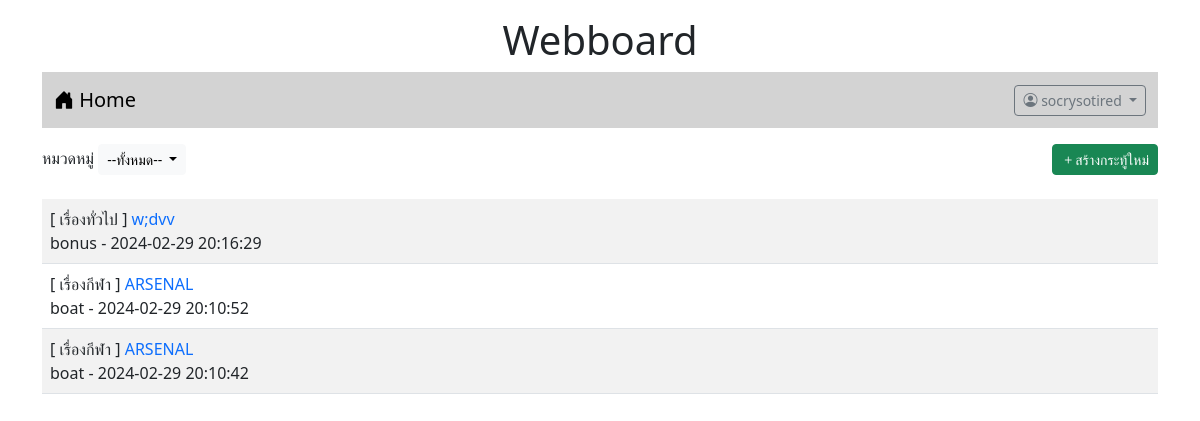
The page /index.php (signed in) on the database its author committed.
### tables this page shows
CREATE TABLE `post` (
  `id` int(11) NOT NULL,
  `title` varchar(128) NOT NULL,
  `content` varchar(2048) NOT NULL,
  `post_date` datetime NOT NULL,
  `cat_id` int(11) NOT NULL,
  `user_id` int(11) NOT NULL
);

CREATE TABLE `category` (
  `id` int(11) NOT NULL,
  `name` varchar(32) NOT NULL
);

CREATE TABLE `user` (
  `id` int(11) NOT NULL,
  `login` varchar(32) NOT NULL,
  `password` varchar(64) NOT NULL,
  `name` varchar(64) NOT NULL,
  `gender` char(1) NOT NULL,
  `email` varchar(32) NOT NULL,
  `role` char(1) NOT NULL
);

### index.php (the view, shortened to what this page needs)
<!DOCTYPE html>
<html lang="en">
<head>
    <link href="https://cdn.jsdelivr.net/npm/bootstrap@5.3.0-alpha1/dist/css/bootstrap.min.css" rel="stylesheet">
    <link rel="stylesheet" href="https://cdn.jsdelivr.net/npm/bootstrap-icons@1.10.3/font/bootstrap-icons.css">
</head>
<body>
    <div class="container">
    <h1 style="text-align: center;" class="mt-3">Webboard</h1>
    <?php include "nav.php"; ?>
    <div class="mt-3 d-flex justify-content-between">
        <div>
            <label>หมวดหมู่</label>
            <span class="dropdown">
                <button class="btn btn-light dropdown-toggle btn-sm"
                 type="button" id ="Button2" data-bs-toggle="dropdown"
                  aria-expanded="false">--ทั้งหมด--
                </button>
            </span>
        </div>
        <div><a href="newpost.php" class="btn btn-success btn-sm">
            <i class="bi bi-plus"></i>สร้างกระทู้ใหม่
        </a></div>
    </div>
    <table class="table table-striped mt-4">
        <?php
        $conn=new PDO("mysql:host=localhost;dbname=webboard;charset=utf8", "root", "");
        $sql="SELECT t3.name,t1.title,t1.id,t2.login,t1.post_date FROM post as t1
        INNER JOIN user as t2 ON (t1.user_id=t2.id)
        INNER JOIN category as t3 ON (t1.cat_id=t3.id) ORDER BY t1.post_date DESC";
        $result=$conn->query($sql);
        while($row = $result->fetch()){
            echo "<tr><td>[ $row[0] ] <a href=post.php?id=$row[2]
            style=text-decoration:none>$row[1]</a><br>$row[3] - $row[4]</td></tr>";
        }
        ?>
</table>
    </div>
</body>
</html>

### rows shown on the page
post: category.name "เรื่องทั่วไป", title "w;dvv", user.login "bonus", post_date "2024-02-29 20:16:29"
post: category.name "เรื่องกีฬา", title "ARSENAL", user.login "boat", post_date "2024-02-29 20:10:52"
post: category.name "เรื่องกีฬา", title "ARSENAL", user.login "boat", post_date "2024-02-29 20:10:42"

### other values the page prints
$_SESSION['username'] "socrysotired"
